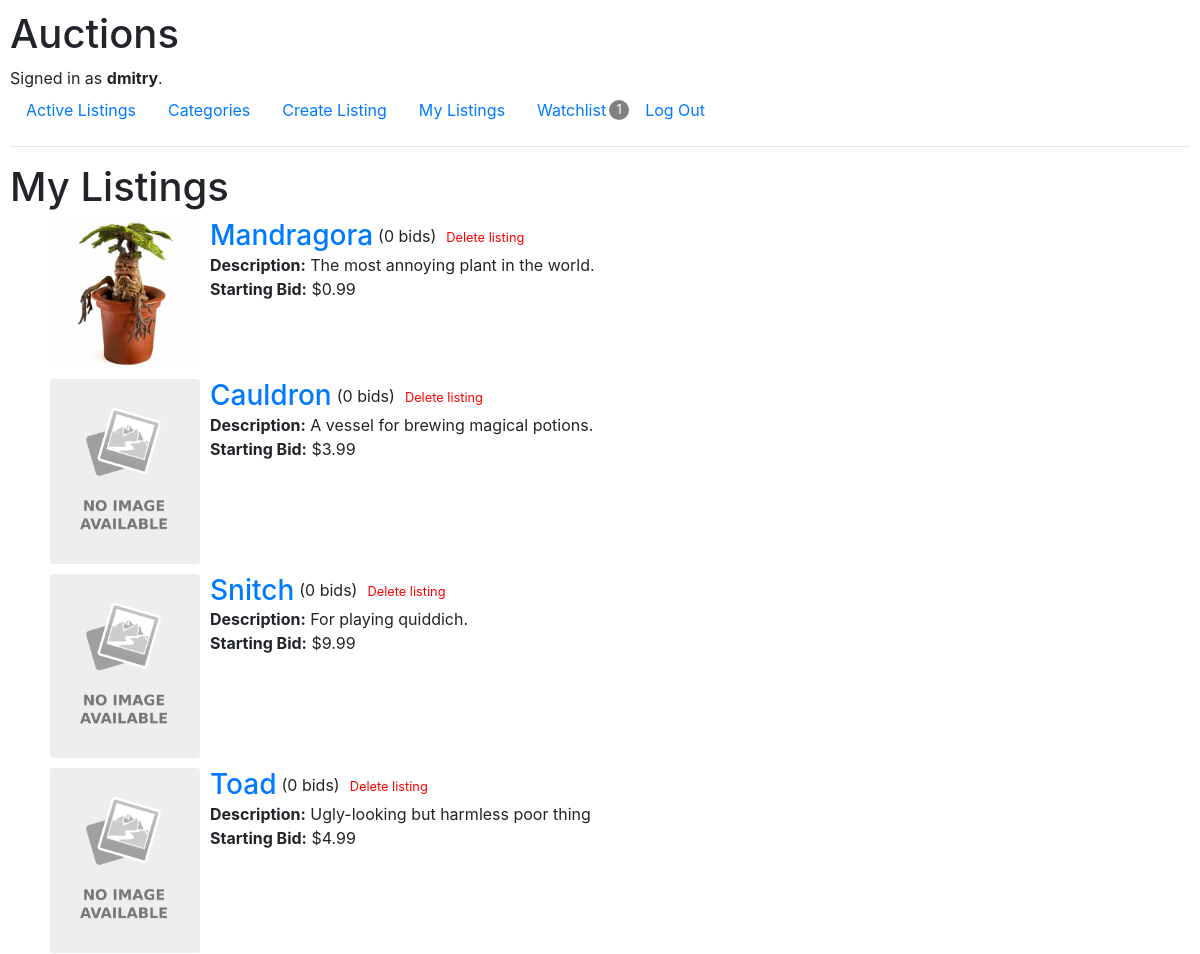
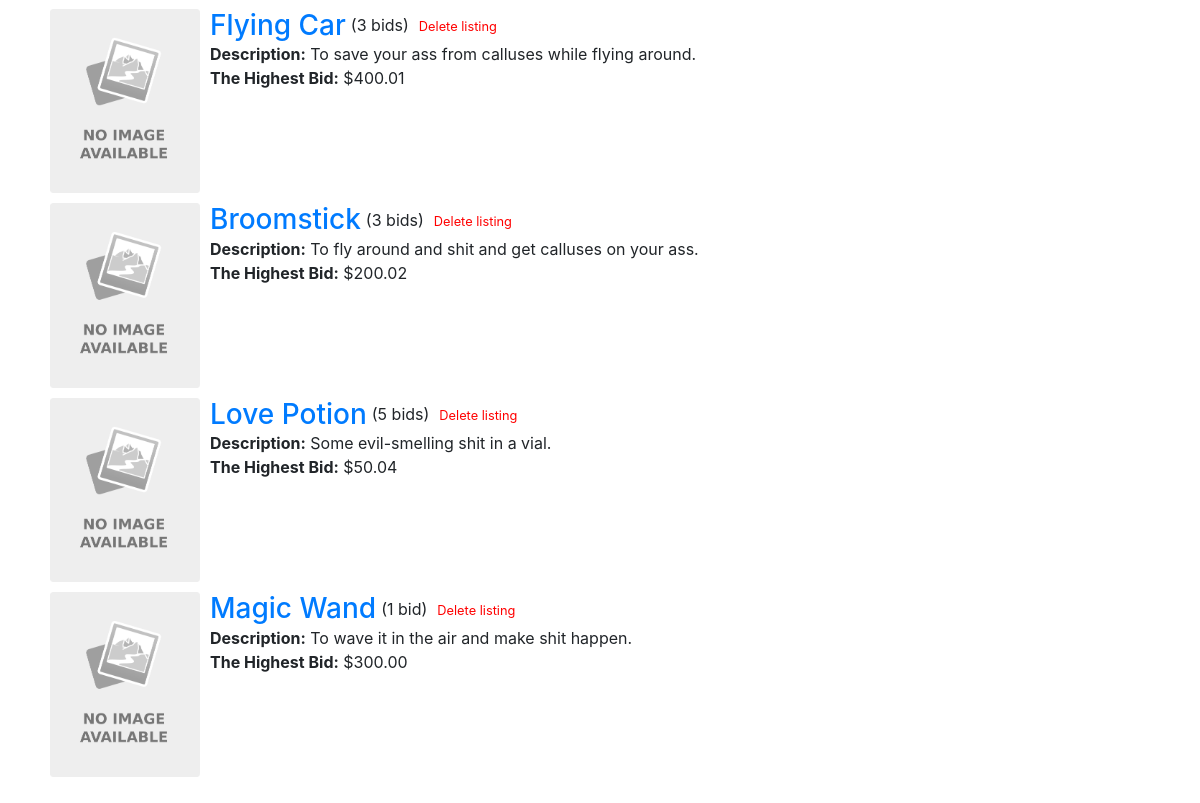
The page /my-listings (signed in) on the database its author committed (2 pictures, top to bottom).
### auctions/models.py (models this page shows, shortened)
class User(AbstractUser):
    pass

class Listing(models.Model):
    name = models.CharField(max_length=128)
    description = models.CharField(
        max_length=1024,
        help_text="Please provide a detailed description of the item being auctioned."
        )
    starting_bid = models.DecimalField(
        max_digits=10,
        decimal_places=2,
        validators=[MinValueValidator(0.01)],
        help_text="The minimum amount that a bidder can offer for this item."
    )
    watchlist = models.ManyToManyField('Watchlist', related_name='listings', blank=True)
    bids = models.ManyToManyField('Bid', related_name='listing_bids', blank=True)
    created_at = models.DateTimeField(auto_now_add=True)
    created_by = models.ForeignKey(User, on_delete=models.CASCADE, related_name='listings')
    num_bids = models.PositiveIntegerField(default=0)
    active = models.BooleanField(default=True)
    categories = models.ManyToManyField('Category', blank=True, related_name="category_listings")
    image = models.ImageField(upload_to='listing_images/', blank=True, null=True)

### auctions/views.py (the view)
# urls.py: path("my-listings", views.my_listings, name="my_listings"),
def my_listings(request):
    user = request.user
    my_listings = user.listings.all().order_by('-created_at')
    for listing in my_listings:
        highest_bid = listing.bid_listings.all().aggregate(Max('amount'))['amount__max']
        listing.highest_bid = highest_bid
        listing.num_bids = listing.bid_listings.all().count()
    return render(request, "auctions/my-listings.html", {
        "my_listings": my_listings
    })

### auctions/context_processors.py (called while the page is built)
def watchlist_items(request):
    num_items = 0
    if request.user.is_authenticated:
        watchlist = Watchlist.objects.filter(user=request.user).annotate(num_listings=Count('listings'))
        if watchlist.exists():
            num_items = watchlist.first().num_listings
    return {'num_items': num_items}

### auctions/templates/auctions/my-listings.html
{% extends "auctions/layout.html" %}
{% load static %}
{% block body %}
    <h1>My Listings</h1>
    <ul>
    {% for listing in my_listings %}
        <li class="listings">
            <div class="listing-details">
                {% if listing.image %}
                    <a href="{% url 'listing' listing.pk %}"><img class="listing-thumbnail" src="{{ listing.image.url }}" alt="Listing Thumbnail Image"></a>
                {% else %}
                    <a href="{% url 'listing' listing.pk %}"><img class="listing-thumbnail" src="{% static 'auctions/no-image-placeholder.png' %}" alt="No Image Available"></a>
                {% endif %}
                <div>
                    <div class="listing-title">
                        <h3><a href="{% url 'listing' listing.pk %}">{{ listing.name }}</a></h3>
                        <span class="num-bids">
                            ({{ listing.num_bids }} bid{% if listing.num_bids != 1 %}s{% endif %})
                        </span>
                        <span class="remove">
                            <a href="{% url 'delete_listing' listing.pk %}">Delete listing</a>
                        </span>
                    </div>
                    <p><strong>Description:</strong> {{ listing.description }}<br />
                    {% if listing.highest_bid %}
                        <strong>The Highest Bid:</strong> ${{listing.highest_bid|floatformat:2}}</p>
                    {% else %}
                        <strong>Starting Bid:</strong> ${{listing.starting_bid}}</p>
                    {% endif %}
                </div>
            </div>
        </li>
    {% empty %}
        <li>You haven't published any listings.</li>
    {% endfor %}
    </ul>
{% endblock %}

### auctions/templates/auctions/layout.html (shortened to what this page needs)
{% load static %}
<!DOCTYPE html>
<html lang="en">
    <head>
        <link rel="stylesheet" href="https://stackpath.bootstrapcdn.com/bootstrap/4.4.1/css/bootstrap.min.css">
        <link href="{% static 'auctions/styles.css' %}" rel="stylesheet">
    </head>
    <body>
        <h1>Auctions</h1>
        <div>
            {% if user.is_authenticated %}
                Signed in as <strong>{{ user.username }}</strong>.
            {% else %}
                Not signed in.
            {% endif %}
        </div>
        <ul class="nav">
            <li class="nav-item">
                <a class="nav-link" href="{% url 'index' %}">Active Listings</a>
            </li>
            <li class="nav-item">
                <a class="nav-link" href="{% url 'categories' %}">Categories</a>
            </li>
            {% if user.is_authenticated %}
                <li>
                    <a class="nav-link" href="{% url 'create_listing' %}">Create Listing</a>
                </li>
                <li>
                    <a class="nav-link" href="{% url 'my_listings' %}">My Listings</a>
                </li>
                <li class="nav-item watchlist-nav-item">
                    <a  class="nav-link" href="{% url 'watchlist' %}">Watchlist</a>{% if num_items != 0 %}<span class="watchlist-counter">{{ num_items }}</span>{% endif %}
                </li>
                <li class="nav-item">
                    <a class="nav-link" href="{% url 'logout' %}">Log Out</a>
                </li>
            {% endif %}
        </ul>
        <hr>
        {% block body %}
        {% endblock %}
    </body>
</html>

### auctions/static/auctions/styles.css (style rules this page uses)
body { padding: 10px; }
ul li { list-style-type: none; }
.listing-title, .watchlist-nav-item { display: flex; align-items: center; }
.listing-details { display: flex; margin-bottom: 10px; }
.watchlist-counter { width: 20px; height: 20px; margin-left: -13px; text-align: center; background-color: gray; color: white; border-radius: 13px; font-size: 13px; }
.listing-title h1, h3, h4 { margin: 0 5px 0 0; }
.listing-thumbnail { max-width: 150px; margin-right: 10px; }
.new, .remove a { color: red; font-size: 0.8em; }
.num-bids { margin-right: 10px; }

### rows shown on the page
User: username "dmitry"
Listing: image (picture), name "Mandragora", num_bids "0", description "The most annoying plant in the world.", starting_bid "0.99"
Listing: name "Cauldron", num_bids "0", description "A vessel for brewing magical potions.", starting_bid "3.99"
Listing: name "Snitch", num_bids "0", description "For playing quiddich.", starting_bid "9.99"
Listing: name "Toad", num_bids "0", description "Ugly-looking but harmless poor thing", starting_bid "4.99"
Listing: name "Flying Car", num_bids "3", description "To save your ass from calluses while flying around.", highest_bid "400.01"
Listing: name "Broomstick", num_bids "3", description "To fly around and shit and get calluses on your ass.", highest_bid "200.02"
Listing: name "Love Potion", num_bids "5", description "Some evil-smelling shit in a vial.", highest_bid "50.04"
Listing: name "Magic Wand", num_bids "1", description "To wave it in the air and make shit happen.", highest_bid "300.00"

### other values the page prints
{{ num_items }} "1"
